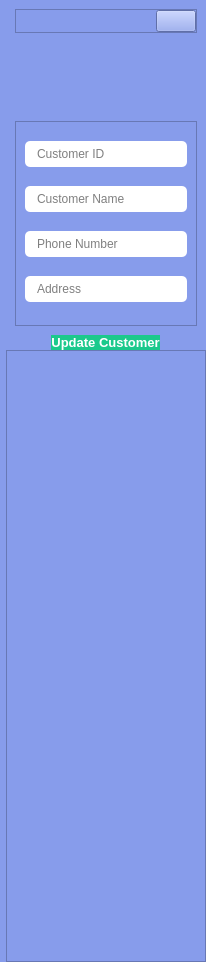
     <widget class="QCustomSlideMenu" name="updateCustomerRightMenu" native="true">
      <property name="minimumSize">
       <size>
        <width>0</width>
        <height>0</height>
       </size>
      </property>
      <property name="maximumSize">
       <size>
        <width>0</width>
        <height>16777215</height>
       </size>
      </property>
      <property name="styleSheet">
       <string notr="true">background-color: #879CEB;</string>
      </property>
      <layout class="QVBoxLayout" name="verticalLayout_63">
       <property name="spacing">
        <number>0</number>
       </property>
       <property name="leftMargin">
        <number>6</number>
       </property>
       <property name="topMargin">
        <number>0</number>
       </property>
       <property name="rightMargin">
        <number>0</number>
       </property>
       <property name="bottomMargin">
        <number>0</number>
       </property>
       <item>
        <widget class="QWidget" name="widget_32" native="true">
         <property name="minimumSize">
          <size>
           <width>200</width>
           <height>350</height>
          </size>
         </property>
         <property name="styleSheet">
          <string notr="true">background-color: #879CEB;</string>
         </property>
         <layout class="QVBoxLayout" name="verticalLayout_64">
          <property name="spacing">
           <number>9</number>
          </property>
          <property name="bottomMargin">
           <number>0</number>
          </property>
          <item>
           <widget class="QFrame" name="frame_48">
            <property name="sizePolicy">
             <sizepolicy hsizetype="Preferred" vsizetype="Fixed">
              <horstretch>0</horstretch>
              <verstretch>0</verstretch>
             </sizepolicy>
            </property>
            <property name="styleSheet">
             <string notr="true">background-color: #879CEB;</string>
            </property>
            <property name="frameShape">
             <enum>QFrame::StyledPanel</enum>
            </property>
            <property name="frameShadow">
             <enum>QFrame::Raised</enum>
            </property>
            <layout class="QHBoxLayout" name="horizontalLayout_58">
             <property name="spacing">
              <number>0</number>
             </property>
             <property name="leftMargin">
              <number>0</number>
             </property>
             <property name="topMargin">
              <number>0</number>
             </property>
             <property name="rightMargin">
              <number>0</number>
             </property>
             <property name="bottomMargin">
              <number>0</number>
             </property>
             <item alignment="Qt::AlignRight">
              <widget class="QPushButton" name="iconCloseUpdateCustomer">
               <property name="text">
                <string/>
               </property>
               <property name="icon">
                <iconset>
                 <normaloff>../SSIS v@/Resource/closeIcon.png</normaloff>../SSIS v@/Resource/closeIcon.png</iconset>
               </property>
               <property name="iconSize">
                <size>
                 <width>24</width>
                 <height>24</height>
                </size>
               </property>
              </widget>
             </item>
            </layout>
           </widget>
          </item>
          <item alignment="Qt::AlignHCenter">
           <widget class="QLabel" name="label_21">
            <property name="minimumSize">
             <size>
              <width>70</width>
              <height>70</height>
             </size>
            </property>
            <property name="maximumSize">
             <size>
              <width>70</width>
              <height>70</height>
             </size>
            </property>
            <property name="text">
             <string/>
            </property>
            <property name="pixmap">
             <pixmap>../SSIS v@/Resource/addUser.png</pixmap>
            </property>
            <property name="scaledContents">
             <bool>true</bool>
            </property>
           </widget>
          </item>
          <item>
           <widget class="QFrame" name="frame_49">
            <property name="frameShape">
             <enum>QFrame::StyledPanel</enum>
            </property>
            <property name="frameShadow">
             <enum>QFrame::Raised</enum>
            </property>
            <layout class="QVBoxLayout" name="verticalLayout_65">
             <property name="spacing">
              <number>0</number>
             </property>
             <property name="topMargin">
              <number>0</number>
             </property>
             <property name="bottomMargin">
              <number>0</number>
             </property>
             <item>
              <widget class="QLineEdit" name="customerIDUpdate">
               <property name="font">
                <font>
                 <kerning>false</kerning>
                </font>
               </property>
               <property name="mouseTracking">
                <bool>true</bool>
               </property>
               <property name="styleSheet">
                <string notr="true">QLineEdit {
	background-color: #FFFFFF;
	padding: 5px 10px;
	border-radius: 5px;
}</string>
               </property>
               <property name="text">
                <string/>
               </property>
               <property name="frame">
                <bool>true</bool>
               </property>
               <property name="placeholderText">
                <string>Customer ID</string>
               </property>
              </widget>
             </item>
             <item>
              <widget class="QLineEdit" name="customerNameUpdate">
               <property name="font">
                <font>
                 <kerning>false</kerning>
                </font>
               </property>
               <property name="mouseTracking">
                <bool>true</bool>
               </property>
               <property name="styleSheet">
                <string notr="true">QLineEdit {
	background-color: #FFFFFF;
	padding: 5px 10px;
	border-radius: 5px;
}</string>
               </property>
               <property name="text">
                <string/>
               </property>
               <property name="frame">
                <bool>true</bool>
               </property>
               <property name="placeholderText">
                <string>Customer Name</string>
               </property>
              </widget>
             </item>
             <item>
              <widget class="QLineEdit" name="customerPhoneNumUpdate">
               <property name="font">
                <font>
                 <kerning>false</kerning>
                </font>
               </property>
               <property name="styleSheet">
                <string notr="true">QLineEdit {
	background-color: #FFFFFF;
	padding: 5px 10px;
	border-radius: 5px;
}</string>
               </property>
               <property name="inputMethodHints">
                <set>Qt::ImhDigitsOnly</set>
               </property>
               <property name="placeholderText">
                <string>Phone Number</string>
               </property>
              </widget>
             </item>
             <item>
              <widget class="QLineEdit" name="customerAddressUpdate">
               <property name="font">
                <font>
                 <kerning>false</kerning>
                </font>
               </property>
               <property name="styleSheet">
                <string notr="true">QLineEdit {
	background-color: #FFFFFF;
	padding: 5px 10px;
	border-radius: 5px;
}</string>
               </property>
               <property name="placeholderText">
                <string>Address</string>
               </property>
              </widget>
             </item>
            </layout>
           </widget>
          </item>
          <item alignment="Qt::AlignHCenter">
           <widget class="QPushButton" name="updateCustomerBtn">
            <property name="font">
             <font>
              <pointsize>10</pointsize>
              <bold>true</bold>
              <strikeout>false</strikeout>
             </font>
            </property>
            <property name="cursor">
             <cursorShape>PointingHandCursor</cursorShape>
            </property>
            <property name="styleSheet">
             <string notr="true">	background-color: #1bc98c;
	border-radius: 10px;
	color: #FFFFFF;
</string>
            </property>
            <property name="text">
             <string>Update Customer</string>
            </property>
           </widget>
          </item>
         </layout>
        </widget>
       </item>
       <item>
        <widget class="QFrame" name="frame_50">
         <property name="styleSheet">
          <string notr="true">background-color: #879CEB;</string>
         </property>
         <property name="frameShape">
          <enum>QFrame::StyledPanel</enum>
         </property>
         <property name="frameShadow">
          <enum>QFrame::Raised</enum>
         </property>
         <layout class="QVBoxLayout" name="verticalLayout_66">
          <property name="spacing">
           <number>0</number>
          </property>
          <property name="leftMargin">
           <number>0</number>
          </property>
          <property name="topMargin">
           <number>0</number>
          </property>
          <property name="rightMargin">
           <number>0</number>
          </property>
          <property name="bottomMargin">
           <number>0</number>
          </property>
          <item>
           <spacer name="verticalSpacer_11">
            <property name="orientation">
             <enum>Qt::Vertical</enum>
            </property>
            <property name="sizeHint" stdset="0">
             <size>
              <width>20</width>
              <height>305</height>
             </size>
            </property>
           </spacer>
          </item>
          <item>
           <spacer name="verticalSpacer_12">
            <property name="orientation">
             <enum>Qt::Vertical</enum>
            </property>
            <property name="sizeHint" stdset="0">
             <size>
              <width>20</width>
              <height>305</height>
             </size>
            </property>
           </spacer>
          </item>
         </layout>
        </widget>
       </item>
      </layout>
     </widget>
